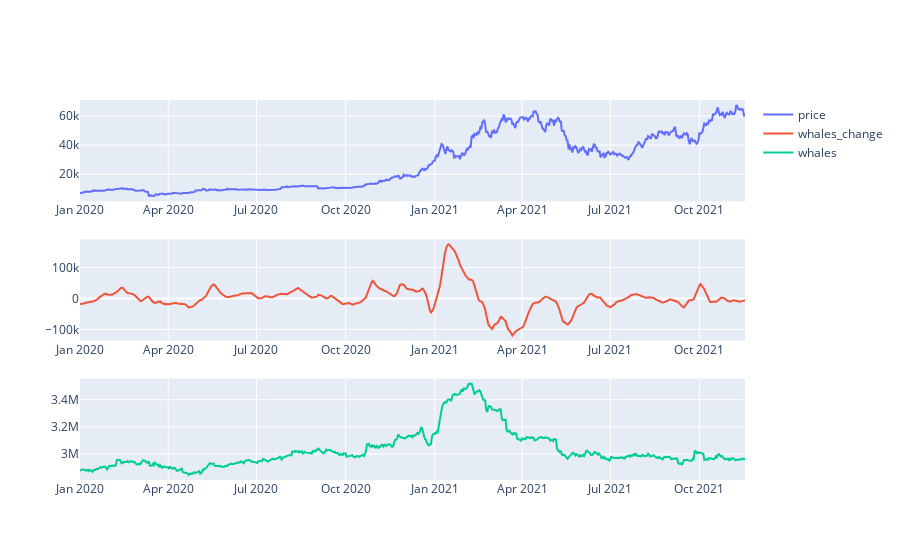

The code cell stored with this chart in its notebook:
### Code cell
plot_whale_change(data, 1000, 7 ,30)

### Figure 1 — Plotly figure (JSON) as saved in the notebook; plotly's stock layout.template omitted (floating-point values rounded to 4 significant figures; data arrays with more than 128 entries replaced by an {"elided": "..."} marker saying what was removed)
{"data": [{"name": "price", "type": "scatter", "x": {"elided": "687 str values"}, "xaxis": "x", "y": {"elided": "687 float values"}, "yaxis": "y"}, {"name": "whales_change", "type": "scatter", "x": {"elided": "687 str values"}, "xaxis": "x2", "y": {"elided": "687 float values"}, "yaxis": "y2"}, {"name": "whales", "type": "scatter", "x": {"elided": "687 str values"}, "xaxis": "x3", "y": {"elided": "687 float values"}, "yaxis": "y3"}], "layout": {"xaxis": {"anchor": "y", "domain": [0, 1]}, "xaxis2": {"anchor": "y2", "domain": [0, 1]}, "xaxis3": {"anchor": "y3", "domain": [0, 1]}, "yaxis": {"anchor": "x", "domain": [0.7333, 1]}, "yaxis2": {"anchor": "x2", "domain": [0.3667, 0.6333]}, "yaxis3": {"anchor": "x3", "domain": [0, 0.2667]}}}
